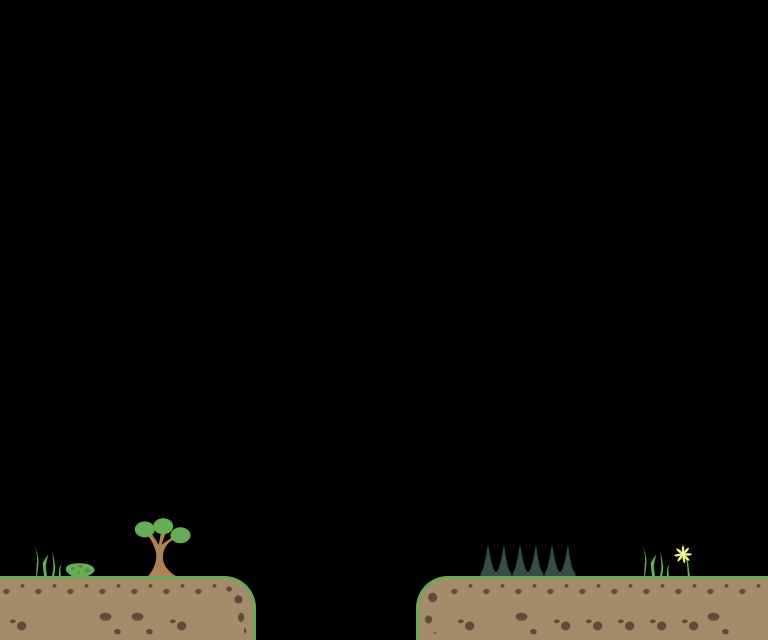

This game map was drawn from its Tiled (.tmx) file and the tilesets committed beside it. A one-line description and the trimmed map source follow:
An orthogonal 24x20 tile map with 32x32 px tiles, 2 tile layers (ground, deco).

<map version="1.0" orientation="orthogonal" renderorder="left-down" width="24" height="20" tilewidth="32" tileheight="32" nextobjectid="12">
 <tileset firstgid="1" source="tileset.tsx" />
 <layer name="ground" width="24" height="20">
  <data>[480 cells, 41 non-empty, 9 distinct tile ids]</data>
 </layer>
 <layer name="deco" width="24" height="20">
  <data>[480 cells, 8 non-empty, 7 distinct tile ids]</data>
 </layer>
</map>
